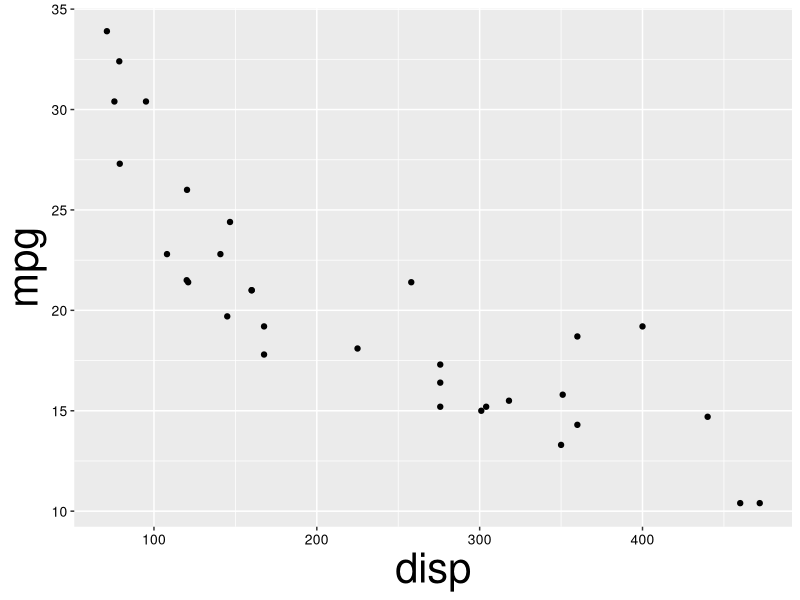
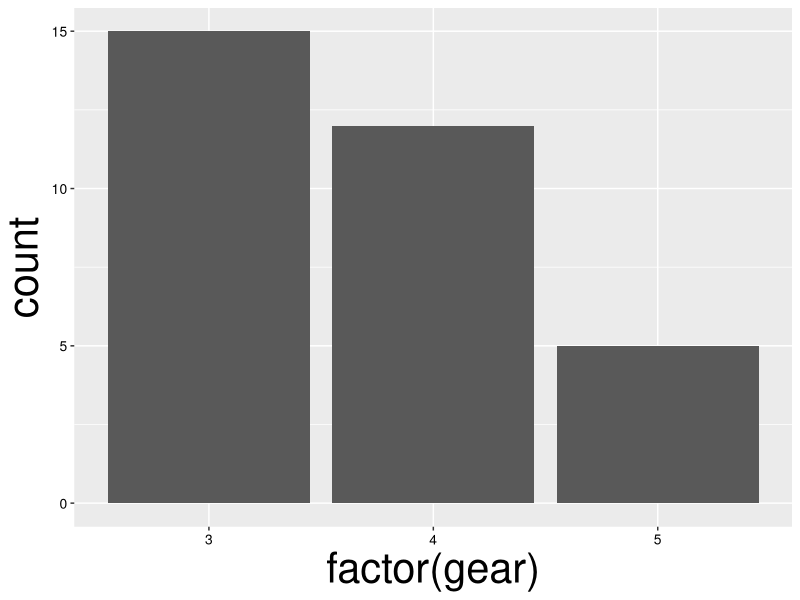
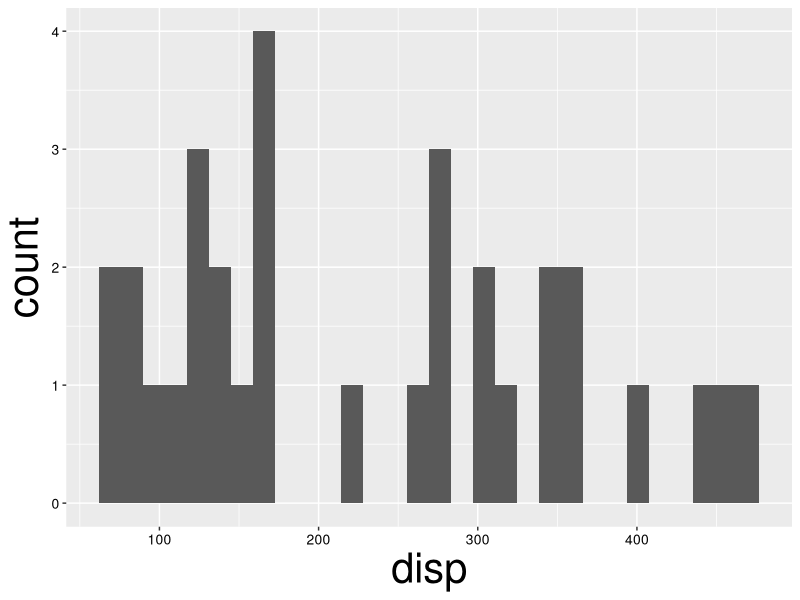
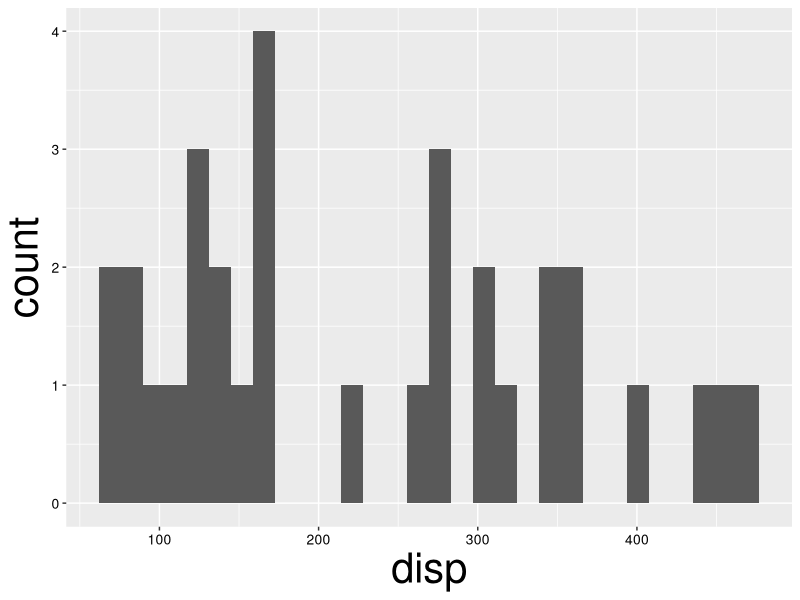
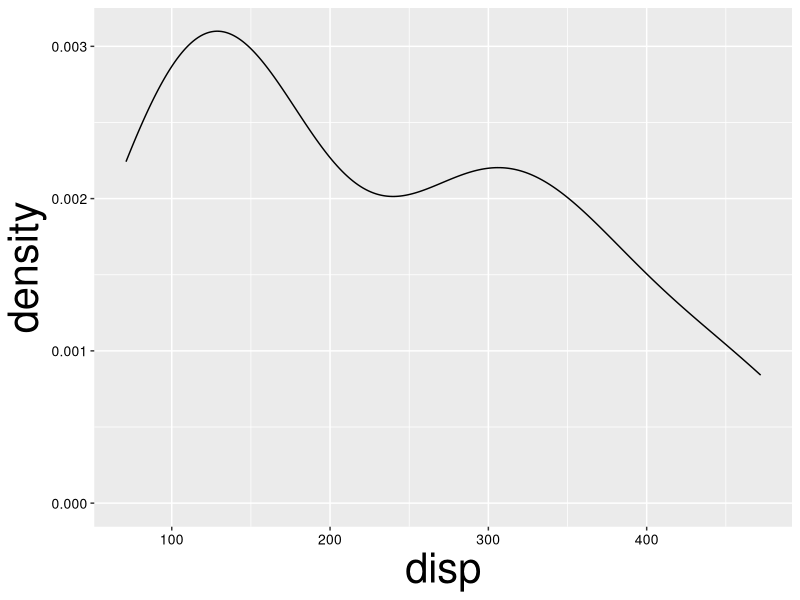
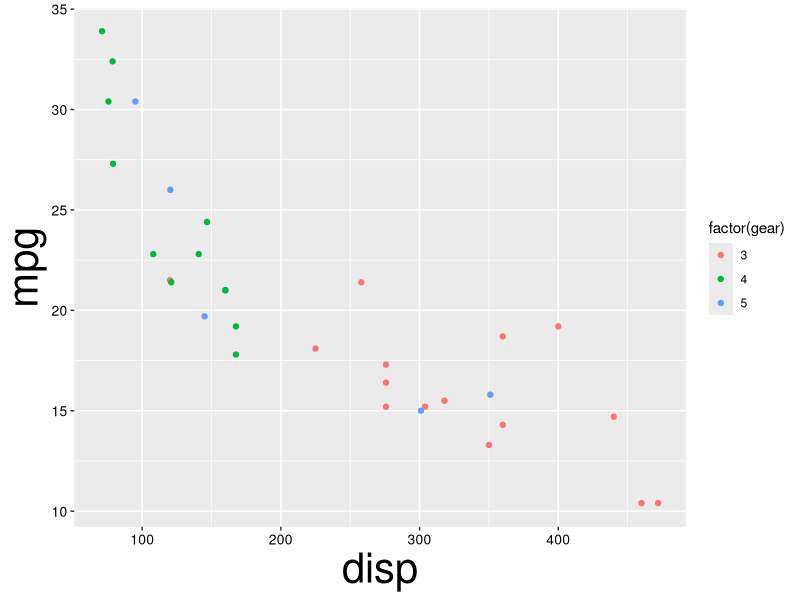
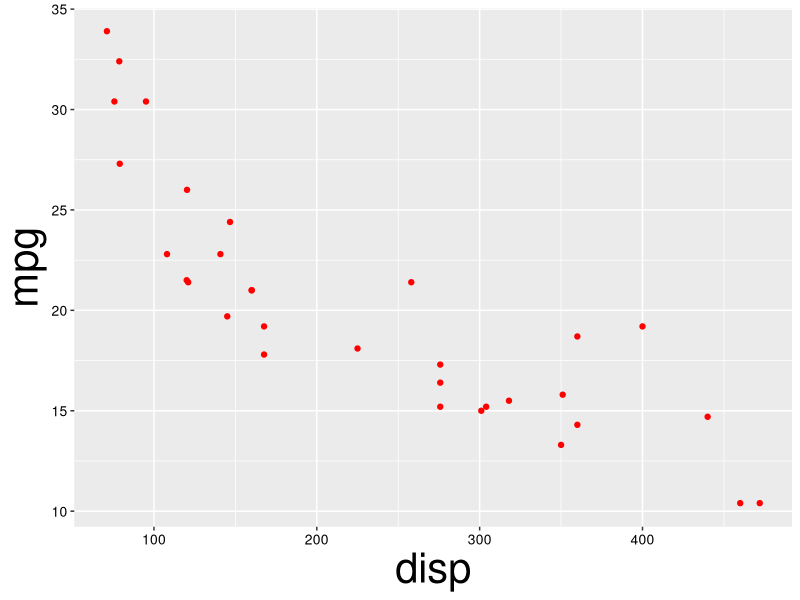
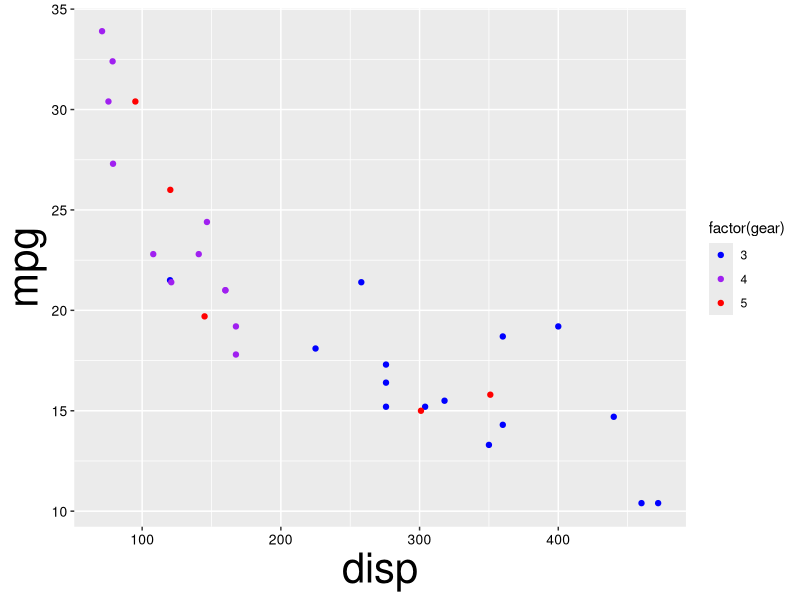

Source code (R) for these figures, in order:
## ---- chunk 1
knitr::opts_chunk$set(echo = FALSE)
library(tidyverse)
library(ggpubr)
# theme_set(theme_classic())
presTheme <- theme(axis.title=element_text(size=30),axis.text=element_text(size=10))
theme_set(presTheme)

set.seed(123)
## ---- chunk 2
data(mtcars) # mtcars dataset (built into R)
head(mtcars,5) # Show first 5 rows
## ---- chunk 3
ggplot(data=mtcars,aes(x=disp,y=mpg))+geom_point()
## ---- chunk 4
data(mtcars) # mtcars dataset (built into R)
head(mtcars,5) # Show first 5 rows
## ---- chunk 5
ggplot(data=mtcars,aes(x=factor(gear)))+ 
  geom_bar()
## ---- chunk 6
data(mtcars) # mtcars dataset (built into R)
head(mtcars,5) # Show first 5 rows
## ---- chunk 7
ggplot(data=mtcars,aes(x=disp))+ geom_histogram()
## ---- chunk 8
# Histogram
ggplot(data=mtcars,aes(x=disp))+ 
  geom_histogram() 
## ---- chunk 9
# Density plot
ggplot(data=mtcars,aes(x=disp))+ 
  geom_density() 
## ---- chunk 10
ggplot(data=mtcars,aes(x=disp,y=mpg))+
  # Maps gear to colour
  geom_point(aes(col=factor(gear))) 
## ---- chunk 11
ggplot(data=mtcars,aes(x=disp,y=mpg))+
  geom_point(colour='red') #Sets colour
## ---- chunk 12
ggplot(data=mtcars,aes(x=disp,y=mpg))+
  geom_point(aes(col=factor(gear)))+
  scale_colour_manual(values=c('blue','purple','red'))
## ---- chunk 13
ggplot(data=mtcars,aes(x=disp,y=mpg))+
  # Maps gear to size
  geom_point(aes(size=gear)) 
## ---- chunk 14
ggplot(data=mtcars,aes(x=disp,y=mpg))+
  geom_point(size=10) #Sets size
## ---- chunk 15
ggplot(data=mtcars,aes(x=disp,y=mpg))+
  # Maps gear to colour
  geom_point(aes(col=factor(gear))) +
  #Changes plot theme
  theme(axis.title.x=element_text(size=10), 
    legend.background=element_rect(fill='red'),
    legend.position=c(0.8,0.8),
    panel.grid.minor=element_line(colour='purple'),
    panel.grid.major=element_line(colour='orange'))
## ---- chunk 16
p <- ggplot(data=mtcars,aes(x=disp,y=mpg)) + geom_point() 
p1 <- p + theme_grey() + annotate('text',y=30,x=400,label='theme_grey()') #Regular grey theme
p2 <- p + theme_bw() + annotate('text',y=30,x=400,label='theme_bw()') #B/W
p3 <- p + theme_classic() + annotate('text',y=30,x=400,label='theme_classic()') #Classic
p4 <- p + theme_minimal() + annotate('text',y=30,x=400,label='theme_minimal()') #Minimalistic
ggarrange(p1,p2,p3,p4,ncol=2,nrow=2)
## ---- chunk 17
myTheme <- theme_classic()+ #Existing theme
  #Makes axis text bigger
  theme(axis.title=element_text(size=30),
        axis.text=element_text(size=10),
        legend.position='bottom')
  

ggplot(data=mtcars,aes(x=disp,y=mpg))+
  # Maps cyl to colour
  geom_point(aes(col=factor(cyl))) +
  scale_colour_manual(values=c('blue','purple','red')) +
  myTheme

theme_set(theme_grey())

## ---- chunk 18
ggplot(mtcars,aes(x=disp,y=mpg))+ geom_point(aes(col=wt))+
  facet_grid(factor(am) ~ factor(gear))
## ---- chunk 19
ggplot(mtcars,aes(x=factor(am),y=mpg))+ 
  geom_point(position=position_jitter(width=0.05))+ #Adds noise to data in x-dimension
  geom_point(stat='summary',fun=mean,col='red',size=3) #Mean only
## ---- chunk 20
ggplot(arrange(mtcars,am,disp),aes(x=factor(am),y=mpg))+ 
  geom_point(position=position_jitter(width=0.05))+
  geom_pointrange(stat='summary',fun.data=mean_se,
                  fun.args = list(mult = 2),col='red') #Mean + 2 SE
## ---- chunk 21
ggplot(mtcars,aes(x=disp,y=mpg))+ 
  annotate('text',y=30,x=400,label='linear model')+
  geom_point() + geom_smooth(method='lm',formula=y~x)
## ---- chunk 22
ggplot(mtcars,aes(x=disp,y=mpg))+ 
  annotate('text',y=30,x=400,label='GAM smoother')+
  geom_point() + geom_smooth(method='gam',formula=y~s(x))
## ---- chunk 23
ggplot(mtcars,aes(x=log(disp),y=log(mpg)))+ 
  geom_point() + 
  geom_smooth(method='lm',formula=y~x)
## ---- chunk 24
ggplot(mtcars,aes(x=disp,y=mpg))+ 
  geom_point() + 
  geom_smooth(method='lm',formula=y~x)+
  scale_x_log10() + scale_y_log10() # sqrt is also popular
## ---- chunk 25
d1 <- data.frame(x=factor(c('a','b','c')),y=c(23,46,31))

p1 <- ggplot(d1,aes(x=x,y=y))+geom_col()+theme_classic()
p2 <- ggplot(d1,aes(x=x,y=1))+geom_point(aes(size=y))+theme_classic()+scale_size(range=c(5,15))
p3 <- ggplot(d1, aes(x="", y=y, fill=x)) + geom_bar(width = 1, stat = "identity")+coord_polar("y") + theme_void() + theme(axis.text.x=element_text(size=0))

ggarrange(p1,p2,p3,ncol=3)

## ---- chunk 26
p1 <- ggplot(mpg,aes(x=displ,y=cty))+ 
  geom_point() + 
  geom_smooth(method='gam',formula=y~s(x),col='red')+
  theme_classic()

p2 <- ggplot(msleep,aes(x=bodywt,y=brainwt))+
  geom_point(aes(col=vore))+
  scale_x_log10()+scale_y_log10()+
  geom_smooth(method='lm',formula=y~x,col='black')+
  labs(x='Body weight (kg)',y='Brain Weight (kg)',col='Feeding')+
  theme_bw()

p3 <- ggplot(trees,aes(x=Girth,y=Height,col=Volume,size=Volume))+
  geom_point()+theme_grey()

p4 <- ggplot(starwars,aes(x=height))+geom_histogram()+facet_wrap(~sex)+ theme_minimal()+labs(x='Height of Star Wars Characters (cm)')

ggarrange(p1,p2,p3,p4,ncol=2,nrow=2)

